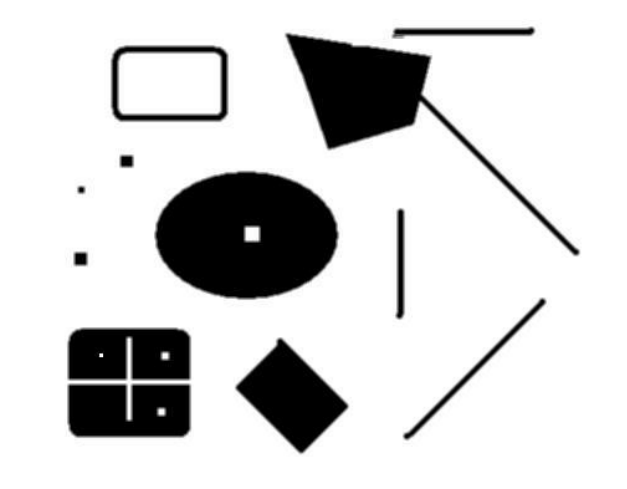
#> input picture images/edge.PNG, 627 x 489 px
$ python annotator.py ../images/edge.PNG ../images/edge.1.PNG
#> lines starting #> are read from the running program, lines starting #| are printed output that depends on the picture
import matplotlib.pyplot as plt
from os import path

class Annotator:
    """
    Object used to manually label interest points in pairs of objects
    Example usage:
    >>> ann = Annotator(<im1>, <im2>, check_for_annotations = True)
        - creates a new object. It is by default in annotation mode
        - check_for_annotations will force the check of previously
        labelled interest points in the same directory as annotator.py

    >>> ann.annotate()
        - shows the plot window containing both images.
        labelling starts by clicking on an interest point in the leftmost image
        then click on the associated point in the right image.
        Do this for however many interest points are needed
        - close plot window to finish labelling

    >>> ann.save_annotations()
        - saves the new labelling into files linked to the images' filenames

    """
    def __init__(self, path1, path2, annotation_mode = True, check_for_annotations = True):
#> called with path1 = '../images/edge.PNG', path2 = '../images/edge.1.PNG', annotation_mode = True, check_for_annotations = True
        self.image_paths = [path1, path2]
        self.images = [
            plt.imread(p) for p in self.image_paths
            ]
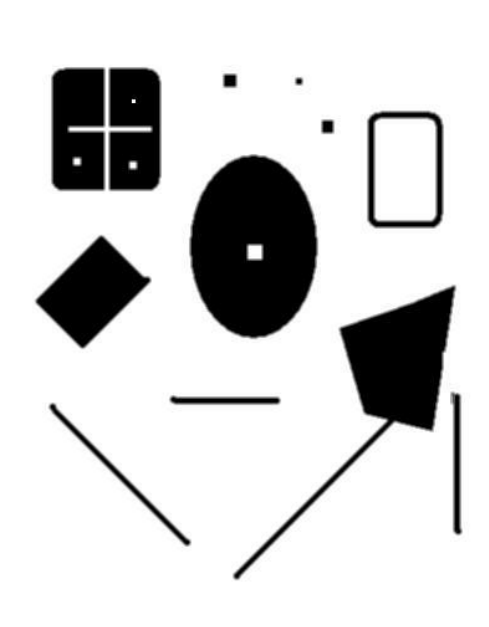
#> input picture images/edge.1.PNG, 489 x 627 px
#> self.images = 2 items

        if annotation_mode:
            print('Loading Annotator in annotation mode...')
            self.current_image = 0

            if check_for_annotations:
                self.coords = self.__look_for_annotations()
            else:
                self.coords = [[], []]

            self.display_images()
            self.cid = self.fig.canvas.mpl_connect('button_press_event', self.__onClick)

        else:
            print('Loading Annotator in data load mode...')
            self.coords = self.__look_for_annotations()

    def display_images(self, show = False):
        self.fig, self.axes = plt.subplots(1, 2)
        self.axes[0].imshow(self.images[0], cmap='gray')
        self.axes[1].imshow(self.images[1], cmap='gray')

        if self.coords[0]:
            x, y = zip(*self.coords[0])
            self.axes[0].scatter(x, y, marker='x', c='y')
        if self.coords[1]:
            x, y = zip(*self.coords[1])
            self.axes[1].scatter(x, y, marker='x', c='y')

        if show:
            plt.show()

    def __onClick(self, event):

        ix, iy = event.xdata, event.ydata
        if ix is not None and iy is not None:
            ix, iy = int(ix), int(iy)
            print('Image: {}, x = {}, y = {}'.format(self.current_image, ix, iy))
            self.coords[self.current_image].append([ix, iy])

            self.axes[self.current_image].scatter([ix], [iy], marker='x', c='r')
            self.fig.canvas.draw()

            self.current_image = int(not self.current_image)

    def annotate(self):
        plt.show()
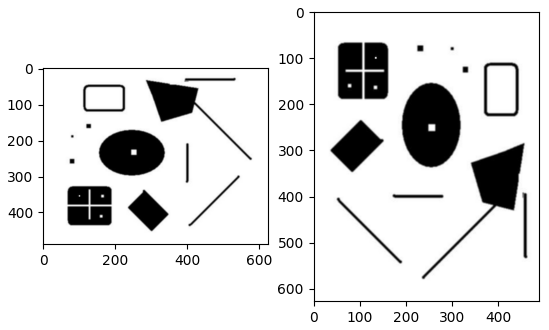
#> figure drawn by matplotlib, 2 panels

    def save_annotations(self):
        annotation_name = self.get_annotation_name()

        print('> Saving annotations to {}...'.format(annotation_name))
        with open(annotation_name, 'w') as f:
            f.write('{}\n'.format(len(self.coords[0])))
            for i in range(len(self.image_paths)):
                f.write(self.image_paths[i] + '\n')
                string_coords = '\n'.join([' '.join(list(map(str, c))) for c in self.coords[i]])
                f.write(string_coords + '\n')

    def __look_for_annotations(self):
        annot = self.get_annotation_name()

        print('Image Files:\n> {}\n> {}\nSearching for annotation file: {}'.format(
            self.image_paths[0], self.image_paths[1], annot))

        coords = [[], []]

        if path.exists(annot):
            print('> Annotation file found.')

            with open(annot, 'r') as f:
                try:
                    data = f.read().split('\n')
                    if data[-1] == '':
                        data = data[:-1]

                    num = int(data[0])
                    coords[0] = [list(map(int, c.split(' '))) for c in data[2 : num+2]]
                    coords[1] = [list(map(int, c.split(' '))) for c in data[num + 3 :]]

                except ValueError:
                    pass # silently fail as file is probably empty

        else:
            print('> WARNING: Annotation file not found.')

        return coords

    def get_annotation_name(self):
        names = ['.'.join(path.basename(p).split('.')[:-1]) for p in self.image_paths]
        return '{}_{}_annotation.txt'.format(names[0], names[1])


if __name__ == '__main__':

    # ann = Annotator('edge.PNG', 'edge.1.PNG', check_for_annotations = True) # create annotator object
    # ann.annotate() # begin annotating images
    # ann.save_annotations() # write annotations to disk

    # ann = Annotator('edge.PNG', 'edge.1.PNG', annotation_mode = False) # create annotator object in simple display mode
    # ann.display_images(show=True) # display images + annotations

    import sys
    ann = Annotator(sys.argv[1], sys.argv[2], check_for_annotations = True) # create annotator object
    ann.annotate() # begin annotating images
    ann.save_annotations() # write annotations to disk
